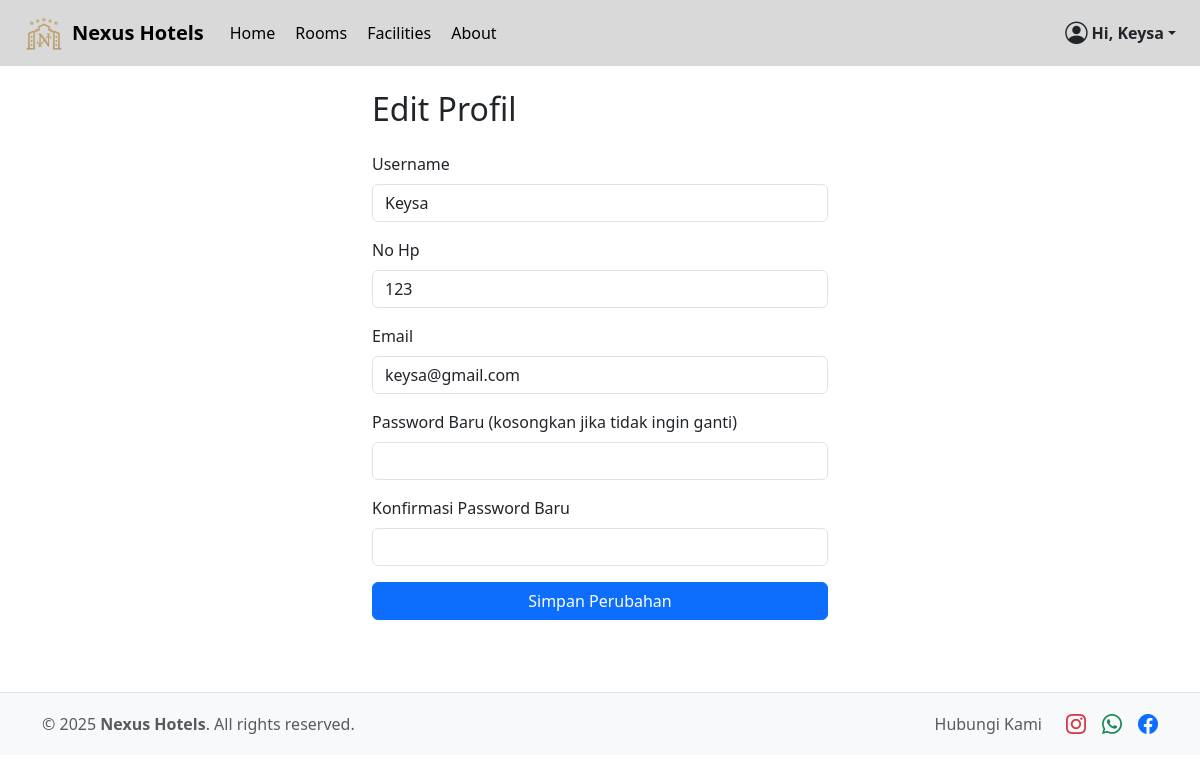
The page /profile.php (signed in) on the database its author committed.
### tables this page shows
CREATE TABLE `cust` (
  `id_cust` int(12) NOT NULL,
  `username` varchar(255) NOT NULL,
  `email` varchar(255) NOT NULL,
  `password` varchar(255) NOT NULL,
  `no_hp` varchar(15) NOT NULL,
  `role` enum('customer','admin') DEFAULT 'customer'
);

### profile.php (the view, shortened to what this page needs)
<?php
require 'koneksi.php';
$userId = null;
$emailSession = $_SESSION["email"];
$stmt = $conn->prepare("SELECT id_cust FROM cust WHERE email = ?");
$stmt->bind_param("s", $emailSession);
$stmt->execute();
$result = $stmt->get_result();
if ($result->num_rows === 1) {
  $user = $result->fetch_assoc();
  $userId = $user['id_cust'];
} else {
  echo "User tidak ditemukan.";
  exit;
}
$stmt = $conn->prepare("SELECT username, email, no_hp FROM cust WHERE id_cust = ?");
$stmt->bind_param("i", $userId);
$stmt->execute();
$result = $stmt->get_result();
$userData = $result->fetch_assoc();
?>
<!DOCTYPE html>
<html lang="id">
<head>
  <link href="https://cdn.jsdelivr.net/npm/bootstrap@5.3.3/dist/css/bootstrap.min.css" rel="stylesheet">
  <link href="https://cdn.jsdelivr.net/npm/bootstrap-icons@1.10.5/font/bootstrap-icons.css" rel="stylesheet">
</head>
<body>
  <?php include 'navbar.php' ?>
  <div class="container py-4" style="max-width: 480px;">
    <h2 class="mb-4">Edit Profil</h2>
    <form method="POST" action="profile.php" novalidate>
      <div class="mb-3">
        <label for="username" class="form-label">Username</label>
        <input type="text" class="form-control" id="username" name="username" required
          value="<?= htmlspecialchars($userData['username']) ?>" />
      </div>
      <div class="mb-3">
        <label for="no_hp" class="form-label">No Hp</label>
        <input type="text" class="form-control" id="no_hp" name="no_hp" required
          value="<?= htmlspecialchars($userData['no_hp']) ?>" />
      </div>
      <div class="mb-3">
        <label for="email" class="form-label">Email</label>
        <input type="email" class="form-control" id="email" name="email" required
          value="<?= htmlspecialchars($userData['email']) ?>" />
      </div>
      <div class="mb-3">
        <label for="password" class="form-label">Password Baru (kosongkan jika tidak ingin ganti)</label>
        <input type="password" class="form-control" id="password" name="password" autocomplete="new-password" />
      </div>
      <div class="mb-3">
        <label for="password_confirm" class="form-label">Konfirmasi Password Baru</label>
        <input type="password" class="form-control" id="password_confirm" name="password_confirm"
          autocomplete="new-password" />
      </div>
      <button type="submit" class="btn btn-primary w-100">Simpan Perubahan</button>
    </form>
  </div>
  <footer class="bg-light text-center text-lg-start border-top mt-5">
    <div class="container py-3 d-flex flex-column flex-md-row justify-content-between align-items-center">
      <p class="mb-2 mb-md-0 text-muted">&copy; <?= date("Y") ?> <strong>Nexus Hotels</strong>. All rights
        reserved.</p>
      <div class="d-flex align-items-center">
        <a class="text-muted me-4 text-decoration-none fw-medium">Hubungi Kami</a>
        <a href="https://www.instagram.com/nexushotel" class="text-danger me-3"><i class="bi bi-instagram fs-5"></i></a>
        <a href="https://wa.me/" class="text-success me-3"><i class="bi bi-whatsapp fs-5"></i></a>
        <a href="https://web.facebook.com/share/p/1BM9sLY2A2/" class="text-primary"><i
            class="bi bi-facebook fs-5"></i></a>
      </div>
    </div>
  </footer>
</body>
</html>

### rows shown on the page
cust: username "Keysa", no_hp "123", email "keysa@gmail.com"

### other values the page prints
$username "Keysa"
